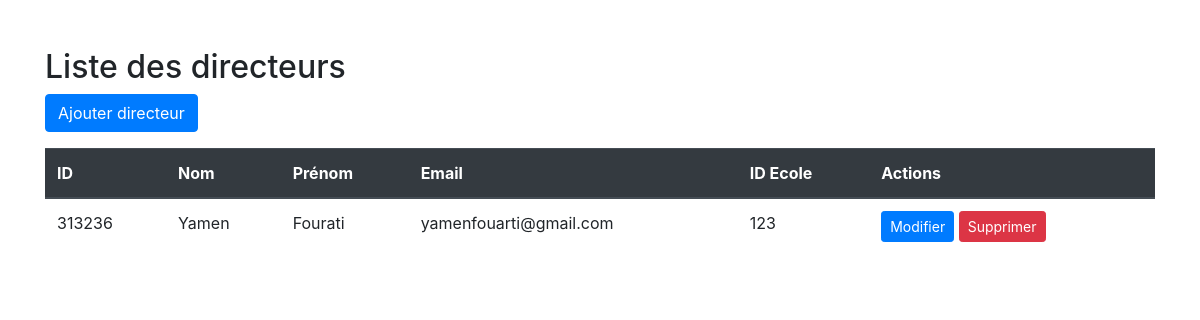
The page /liste_directeur.php on the database its author committed.
### tables this page shows
CREATE TABLE `directeur` (
  `idDirecteur` int(11) NOT NULL,
  `nom` varchar(50) NOT NULL,
  `prenom` varchar(50) NOT NULL,
  `email` varchar(100) NOT NULL,
  `motDePasse` varchar(255) NOT NULL,
  `idEcole` int(11) DEFAULT NULL
);

### liste_directeur.php (the view, shortened to what this page needs)
<!DOCTYPE html>
<html lang="fr">
<head>
    <link rel="stylesheet" href="https://stackpath.bootstrapcdn.com/bootstrap/4.5.2/css/bootstrap.min.css">
</head>
<body>
<div class="container mt-5">
<h2>Liste des directeurs</h2>
    <a href="Form_ajouter_directeur.php" class="btn btn-primary mb-3">Ajouter directeur</a>
    <?php
    $conn = new PDO("mysql:host=localhost;dbname=school", "root", "");
    $query = $conn->query("SELECT * FROM directeur");
    if ($query->rowCount() > 0) {
        echo "<table class='table'>";
        echo "<thead class='thead-dark'><tr><th>ID</th><th>Nom</th><th>Prénom</th><th>Email</th><th>ID Ecole</th><th>Actions</th></tr></thead><tbody>";
        while ($row = $query->fetch(PDO::FETCH_ASSOC)) {
            echo "<tr>";
            echo "<td>".$row['idDirecteur']."</td>";
            echo "<td>".$row['nom']."</td>";
            echo "<td>".$row['prenom']."</td>";
            echo "<td>".$row['email']."</td>";
            echo "<td>".$row['idEcole']."</td>";
            echo "<td><a href='modifier_directeur.php?id=".$row['idDirecteur']."' class='btn btn-primary btn-sm'>Modifier</a> <a href='supprimer_directeur.php?id=".$row['idDirecteur']."' class='btn btn-danger btn-sm' onclick='return confirm(\"Voulez-vous vraiment supprimer ce directeur ?\")'>Supprimer</a></td>";
            echo "</tr>";
        }
        echo "</tbody></table>";
    } else {
        echo "Aucun directeur trouvé dans la base de données.";
    }
    ?>
</div>
</body>
</html>

### rows shown on the page
directeur: idDirecteur "313236", nom "Yamen", prenom "Fourati", email "yamenfouarti@gmail.com", idEcole "123"
